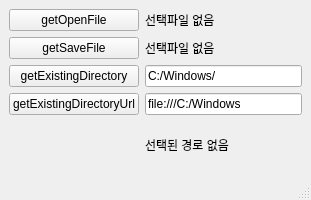
<?xml version="1.0" encoding="UTF-8"?>
<ui version="4.0">
 <class>MainWindow</class>
 <widget class="QMainWindow" name="MainWindow">
  <property name="geometry">
   <rect>
    <x>0</x>
    <y>0</y>
    <width>311</width>
    <height>200</height>
   </rect>
  </property>
  <property name="minimumSize">
   <size>
    <width>0</width>
    <height>200</height>
   </size>
  </property>
  <property name="maximumSize">
   <size>
    <width>16777215</width>
    <height>200</height>
   </size>
  </property>
  <property name="windowTitle">
   <string>MainWindow</string>
  </property>
  <widget class="QWidget" name="centralwidget">
   <layout class="QHBoxLayout" name="horizontalLayout">
    <item>
     <layout class="QGridLayout" name="gridLayout">
      <item row="2" column="0">
       <widget class="QPushButton" name="btngetSaveFile">
        <property name="text">
         <string>getSaveFile</string>
        </property>
       </widget>
      </item>
      <item row="0" column="1">
       <widget class="QLabel" name="lblOpenFileName">
        <property name="text">
         <string>선택파일 없음</string>
        </property>
        <property name="textFormat">
         <enum>Qt::RichText</enum>
        </property>
        <property name="openExternalLinks">
         <bool>true</bool>
        </property>
       </widget>
      </item>
      <item row="0" column="0">
       <widget class="QPushButton" name="btngetOpenFile">
        <property name="text">
         <string>getOpenFile</string>
        </property>
       </widget>
      </item>
      <item row="5" column="1">
       <widget class="QLabel" name="label">
        <property name="text">
         <string>선택된 경로 없음</string>
        </property>
        <property name="textFormat">
         <enum>Qt::RichText</enum>
        </property>
        <property name="openExternalLinks">
         <bool>true</bool>
        </property>
       </widget>
      </item>
      <item row="3" column="1">
       <widget class="QLineEdit" name="linePath">
        <property name="text">
         <string>C:/Windows/</string>
        </property>
       </widget>
      </item>
      <item row="3" column="0">
       <widget class="QPushButton" name="btnExitDir">
        <property name="text">
         <string>getExistingDirectory</string>
        </property>
       </widget>
      </item>
      <item row="2" column="1">
       <widget class="QLabel" name="lblSaveFileName">
        <property name="text">
         <string>선택파일 없음</string>
        </property>
        <property name="textFormat">
         <enum>Qt::RichText</enum>
        </property>
        <property name="openExternalLinks">
         <bool>true</bool>
        </property>
       </widget>
      </item>
      <item row="4" column="1">
       <widget class="QLineEdit" name="linePathUrl">
        <property name="text">
         <string>file:///C:/Windows</string>
        </property>
       </widget>
      </item>
      <item row="4" column="0">
       <widget class="QPushButton" name="btnExitDirUrl">
        <property name="text">
         <string>getExistingDirectoryUrl</string>
        </property>
       </widget>
      </item>
     </layout>
    </item>
   </layout>
  </widget>
  <widget class="QMenuBar" name="menubar">
   <property name="geometry">
    <rect>
     <x>0</x>
     <y>0</y>
     <width>311</width>
     <height>21</height>
    </rect>
   </property>
  </widget>
  <widget class="QStatusBar" name="statusbar"/>
 </widget>
 <resources/>
 <connections/>
</ui>
